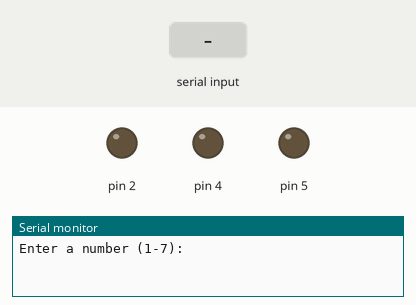
This sketch was run on a simulated Arduino Uno, built with avr-gcc and run on an emulated ATmega328P. On the bench: output pins drawn as LEDs (lit = HIGH), the last lines printed to the serial monitor. Inputs (shaded band) come from the test bench.

Above: at 1.2 s.
1.3 s: "1\n" received over Serial
At 2.0 s:
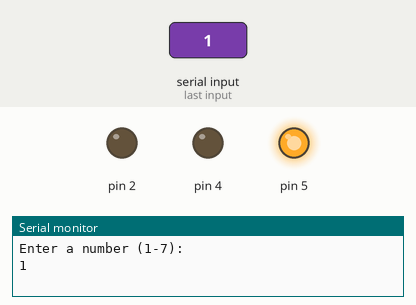
2.8 s: "2\n" received over Serial
At 3.1 s:
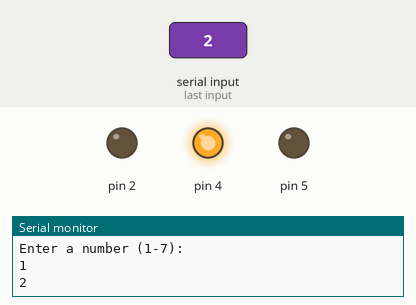
4.3 s: "3\n" received over Serial
At 5.5 s:
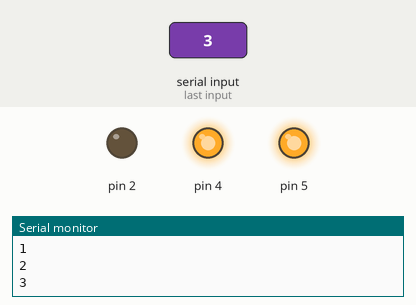
5.8 s: "4\n" received over Serial
At 6.6 s:
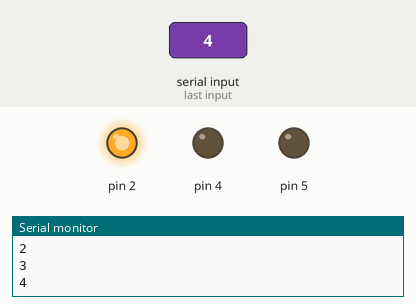
7.3 s: "5\n" received over Serial
At 7.7 s:
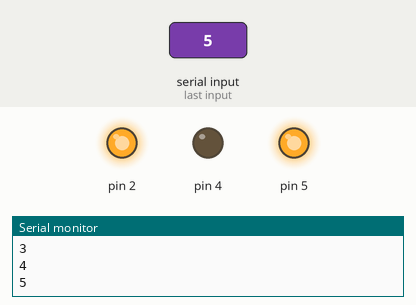
Timing chart, 0 to 9.8 s (numbered marks = the images above; inputs shaded):
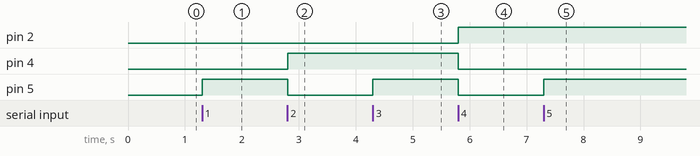

Measured:
- after the input at 1.3 s, pin 5: LOW → HIGH at once
- after the input at 2.8 s, pin 4: LOW → HIGH at once; pin 5: HIGH → LOW at once
- after the input at 4.3 s, pin 5: LOW → HIGH at once
- after the input at 5.8 s, pin 2: LOW → HIGH at once; pin 4, pin 5: HIGH → LOW at once
- after the input at 7.3 s, pin 5: LOW → HIGH at once

The sketch:

binary_counter.ino
```cpp
void setup() {
  pinMode(2, OUTPUT);
  pinMode(4, OUTPUT);
  pinMode(5, OUTPUT);
  Serial.begin(9600);
  Serial.println("Enter a number (1-7): ");
}

void loop() {
  if (Serial.available() > 0) {
    int number = Serial.parseInt();

    // Clear the input buffer
    while (Serial.available() > 0) {
      Serial.read();
    }

    Serial.println(number);

    digitalWrite(2, LOW);
    digitalWrite(4, LOW);
    digitalWrite(5, LOW);

    switch (number) {
      case 1:
        digitalWrite(5, HIGH);
        break;
      case 2:
        digitalWrite(4, HIGH);
        break;
      case 3:
        digitalWrite(5, HIGH);
        digitalWrite(4, HIGH);
        break;
      case 4:
        digitalWrite(2, HIGH);
        break;
      case 5:
        digitalWrite(2, HIGH);
        digitalWrite(5, HIGH);
        break;
      case 6:
        digitalWrite(2, HIGH);
        digitalWrite(4, HIGH);
        break;
      case 7:
        digitalWrite(2, HIGH);
        digitalWrite(4, HIGH);
        digitalWrite(5, HIGH);
        break;
      default:
        Serial.println("Invalid number! Please enter a number between 1 and 7.");
        break;
    }
  }
}
```
